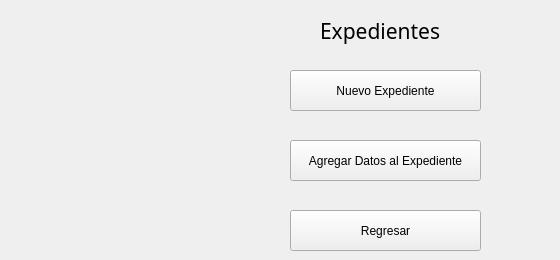
    <widget class="QWidget" name="Expedientes">
     <widget class="QLabel" name="label_34">
      <property name="geometry">
       <rect>
        <x>320</x>
        <y>10</y>
        <width>231</width>
        <height>41</height>
       </rect>
      </property>
      <property name="font">
       <font>
        <family>Segoe UI Black</family>
        <pointsize>16</pointsize>
       </font>
      </property>
      <property name="text">
       <string>Expedientes</string>
      </property>
     </widget>
     <widget class="QPushButton" name="pushButton_31">
      <property name="geometry">
       <rect>
        <x>290</x>
        <y>70</y>
        <width>191</width>
        <height>41</height>
       </rect>
      </property>
      <property name="text">
       <string>Nuevo Expediente</string>
      </property>
     </widget>
     <widget class="QPushButton" name="pushButton_32">
      <property name="geometry">
       <rect>
        <x>290</x>
        <y>140</y>
        <width>191</width>
        <height>41</height>
       </rect>
      </property>
      <property name="text">
       <string>Agregar Datos al Expediente</string>
      </property>
     </widget>
     <widget class="QPushButton" name="pushButton_33">
      <property name="geometry">
       <rect>
        <x>290</x>
        <y>210</y>
        <width>191</width>
        <height>41</height>
       </rect>
      </property>
      <property name="text">
       <string>Regresar</string>
      </property>
     </widget>
    </widget>
